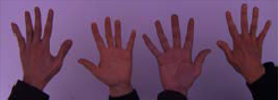
#> input picture Material_TPs/TP1/white_patch/test_blue.png, 278 x 100 px; its folder holds only this picture in this run
$ python tp1_1.py
#> lines starting #> are read from the running program, lines starting #| are printed output that depends on the picture; after the words box and inside, x2 and y2 are one past the last pixel; in counts of white or black regions, pixels touching at a corner belong together
import cv2
import matplotlib.pyplot as plt
import numpy as np
from pathlib import Path


def white_patch(img: np.ndarray):

    # Convertir a float para los calculos
    img_float = img.astype(np.float32)
    max_channel_value = np.max(img_float, axis=(0, 1))
    cantidad_de_desviaciones = 1.5
    correction_factors = np.ones(3, dtype=np.float32)
    # Se checkean los valores extremos y se usa una estrategia para corregirlos
    for i in range(len(max_channel_value)):
        if max_channel_value[i] < 1:
            correction_factors[i] = 255 / (np.mean(
                img_float[:, :, i]) - cantidad_de_desviaciones*np.std(img_float[:, :, i]))
        elif max_channel_value[i] > 254:
            correction_factors[i] = 255 / (np.mean(
                img_float[:, :, i]) + cantidad_de_desviaciones*np.std(img_float[:, :, i]))
        else:
            # Factores por canal
            correction_factors[i] = 255.0 / \
                np.clip(max_channel_value[i], 1, 254)

    # Correccion
    corrected_img = img_float * correction_factors
    corrected_img = np.clip(corrected_img, 0, 255).astype(np.uint8)

    return corrected_img


def white_patch_intelligent(img: np.ndarray, method='percentile', percentile=99.5, edge_threshold=0.1):
    """
    White patch algorithm más inteligente con diferentes estrategias

    Args:
        img: Imagen BGR
        method: 'percentile', 'edge_based', 'iterative', 'robust_max'
        percentile: Para método percentile (95-99.5)
        edge_threshold: Umbral para detección de bordes
    """
    img_float = img.astype(np.float32)

    if method == 'percentile':
        # Usar percentiles altos en lugar del máximo absoluto
        reference_values = np.percentile(img_float, percentile, axis=(0, 1))

    elif method == 'edge_based':
        # Encontrar píxeles con bordes fuertes (más probabilidad de ser superficies blancas)
        gray = cv2.cvtColor(img, cv2.COLOR_BGR2GRAY)
        edges = cv2.Canny(gray, 50, 150)

        # Dilatar bordes para incluir píxeles cercanos
        kernel = np.ones((3, 3), np.uint8)
        edges_dilated = cv2.dilate(edges, kernel, iterations=1)

        # Usar solo píxeles cerca de bordes para calcular referencia
        reference_values = []
        for i in range(3):
            channel_values = img_float[:, :, i][edges_dilated > 0]
            if len(channel_values) > 0:
                reference_values.append(np.percentile(channel_values, 95))
            else:
                reference_values.append(np.max(img_float[:, :, i]))
        reference_values = np.array(reference_values)

    elif method == 'iterative':
        # Algoritmo iterativo: excluir píxeles ya saturados
        reference_values = np.zeros(3)
        for i in range(3):
            channel = img_float[:, :, i].copy()

            # Verificar si el canal tiene píxeles saturados
            saturated_pixels = channel[channel > 240]

            if len(saturated_pixels) == 0:
                # Canal sin píxeles saturados: usar el máximo directamente
                reference_values[i] = np.max(channel)
            else:
                # Canal con píxeles saturados: aplicar método iterativo
                for iteration in range(3):
                    # Excluir píxeles ya saturados (> 240)
                    valid_pixels = channel[channel < 240]
                    if len(valid_pixels) > 0:
                        threshold = np.percentile(valid_pixels, 98)
                        channel = valid_pixels[valid_pixels <= threshold]
                    else:
                        break
                reference_values[i] = np.max(
                    channel) if len(channel) > 0 else 255

    elif method == 'robust_max':
        # Usar media + desviaciones pero de forma más robusta
        reference_values = []
        for i in range(3):
            channel = img_float[:, :, i]
            mean_val = np.mean(channel)
            std_val = np.std(channel)

            # Usar diferentes estrategias según la distribución
            if std_val < 10:  # Imagen muy uniforme
                reference_values.append(np.percentile(channel, 99))
            elif std_val > 50:  # Imagen con mucho contraste
                reference_values.append(mean_val + 2.0 * std_val)
            else:  # Caso normal
                reference_values.append(mean_val + 1.5 * std_val)
        reference_values = np.array(reference_values)

    # Evitar valores extremos
    reference_values = np.clip(reference_values, 1, 254)

    # Calcular factores de corrección
    correction_factors = 255.0 / reference_values

    # Aplicar corrección con límites suaves
    corrected_img = img_float * correction_factors
    corrected_img = np.clip(corrected_img, 0, 255).astype(np.uint8)

    return corrected_img


def white_patch_adaptive(img: np.ndarray):
    """
    Versión adaptativa que elige automáticamente el mejor método
    """
    img_float = img.astype(np.float32)

    # Analizar características de la imagen
    mean_brightness = np.mean(img_float)
    std_brightness = np.std(img_float)

    # Detectar si hay píxeles saturados
    saturated_pixels = np.sum(img_float > 250) / img_float.size

    if saturated_pixels > 0.01:  # Más del 1% saturado
        method = 'iterative'
    elif std_brightness < 20:  # Imagen muy uniforme
        method = 'percentile'
    elif mean_brightness < 80:  # Imagen oscura
        method = 'robust_max'
    else:  # Caso general
        method = 'edge_based'

    return white_patch_intelligent(img, method=method)


BASE_IMG_FOLDERS = Path("Material_TPs/TP1/white_patch")
RESULTS_FOLDER = Path("results")
RESULTS_FOLDER.mkdir(exist_ok=True)

image_paths = list(BASE_IMG_FOLDERS.glob("*.png")) + \
    list(BASE_IMG_FOLDERS.glob("*.jpg"))
n_images = len(image_paths)

for img_path in image_paths:
    img = cv2.imread(str(img_path))
#> img is the input picture: shape (100, 278, 3); mean B, G, R 100.7, 69.5, 103
    if img is None:
        continue
    corrected_img = white_patch_adaptive(img.copy())
#> in white_patch_adaptive, `mean_brightness = np.mean(img_float)`: mean_brightness = 91.07
#> in white_patch_adaptive, `std_brightness = np.std(img_float)`: std_brightness = 40.76
#> in white_patch_adaptive, `saturated_pixels = np.sum(img_float > 250) / img_float.size`: saturated_pixels = 0
#> in white_patch_intelligent, `gray = cv2.cvtColor(img, cv2.COLOR_BGR2GRAY)`:
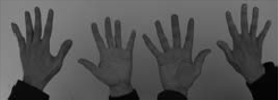
#> gray: shape (100, 278); min 0, max 151, mean 83.1
#> in white_patch_intelligent, `edges = cv2.Canny(gray, 50, 150)`:
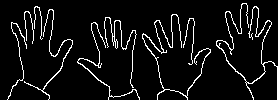
#> edges: shape (100, 278); 7% white in thin lines or dots
#> in white_patch_intelligent, `edges_dilated = cv2.dilate(edges, kernel, iterations=1)`:
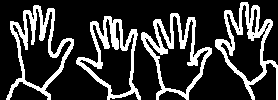
#> edges_dilated: shape (100, 278); 22% white; 4 white regions, box (x1, y1, x2, y2) and area: (141, 13, 212, 100) 1570, (6, 5, 74, 100) 1569, (215, 2, 278, 100) 1555, (76, 16, 141, 100) 1425
#> after the loop in white_patch_intelligent, `for i in range(3):`: reference_values = [152, 106, 141]
#> in white_patch_intelligent, `correction_factors = 255.0 / reference_values`: correction_factors = [1.68, 2.41, 1.81]
#> in white_patch_intelligent, `corrected_img = img_float * correction_factors`:
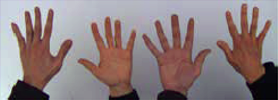
#> corrected_img: shape (100, 278, 3) float64; mean B, G, R 168.9, 167.1, 186.3; drawn with min black and max white
#> in white_patch_intelligent, `corrected_img = np.clip(corrected_img, 0, 255).astype(np.uint8)`:
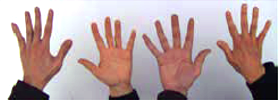
#> corrected_img: shape (100, 278, 3); mean B, G, R 164.8, 164.3, 184.6
    img_rgb = cv2.cvtColor(img, cv2.COLOR_BGR2RGB)
    corrected_rgb = cv2.cvtColor(corrected_img, cv2.COLOR_BGR2RGB)
    fig, axes = plt.subplots(1, 2, figsize=(12, 5))

    axes[0].imshow(img_rgb)
    axes[0].set_title(f"Original: {img_path.name}")
    axes[0].axis('off')

    axes[1].imshow(corrected_rgb)
    axes[1].set_title(f"White Patch: {img_path.name}")
    axes[1].axis('off')

    plt.tight_layout()

    # Guardar la figura en la carpeta results
    result_filename = RESULTS_FOLDER / f"{img_path.stem}_comparison.png"
    plt.savefig(result_filename, dpi=300, bbox_inches='tight')
    # plt.show()
